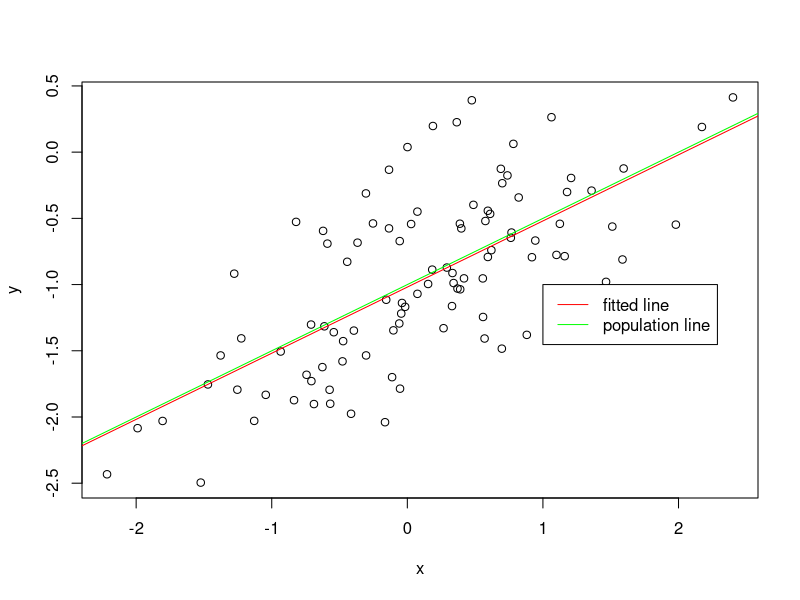

Write the R code that produced this figure.
#Exercises from book "An introduction to statistical learning: with applications in R"
#Chapter 3.7 - Exercise 13

set.seed(1)

#Use rnorm to create 100 samples from N(0,1)
x <- rnorm(100)

#Use rnorm to create 100 samples from N(0,0.25)
eps <- rnorm(100, sd=sqrt(0.25))

#Create vector Y = -1 + 0.5X + E. Length? Par values?
y <- -1+0.5*x+eps #Length:100. B0=-1, B1=0.5

#Create scatterplot and comment
plot(x,y) #the two are positively correlated
cor(x,y) #0.664

#Fit linear model and compare with theoretical param
lm.fit <- lm(y~x)
coefficients(summary(lm.fit)) #obtained coeff are close. P-values are small

#Draw regression line and population line
abline(lm.fit, col="red")
abline(a=-1, b=0.5, col="green")
legend(-1, legend=c("fitted line", "population line"), col=c("red", "green"), lwd=1)